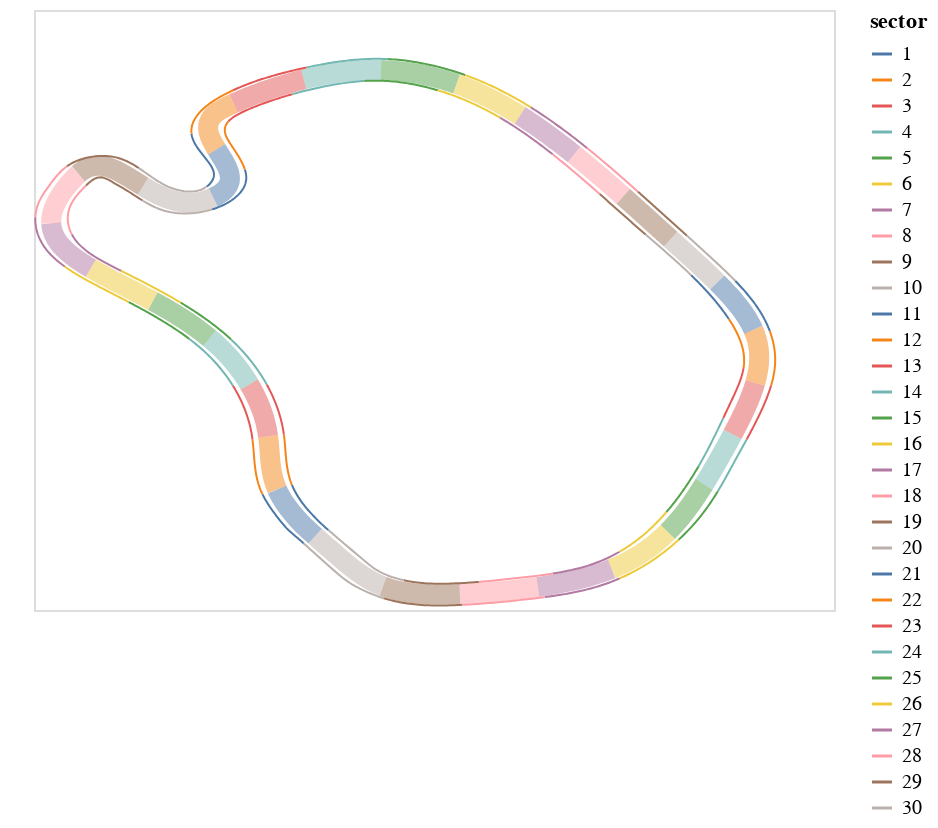

Notebook cell for this chart:
### Code cell
curve_options = {
    "middle": c.middle_curve,
    "interior": c.interior_curve,
    "exterior": c.exterior_curve,
}

df = pd.DataFrame(columns=["x", "y", "sector", "index", "curve"])

for track_name, track in curve_options.items():
    start = track.t[0]
    end = track.t[-1]
    precision = 1000
    sectors = 30
    curve_df = pd.DataFrame(columns=["x", "y", "sector", "index"])

    for i in range(sectors):
        sector_start = start if i == 0 else end * i/sectors
        sector_end = end * (i+1)/sectors
        sector = np.linspace(sector_start, sector_end, num=precision//sectors)
        gamma = track(sector)
        sector_df = pd.DataFrame(gamma, columns=["x", "y"])
        sector_df["index"] = sector_df.index
        sector_df["sector"] = i + 1
        curve_df = pd.concat([curve_df, sector_df])

    curve_df["curve"] = track_name
    df = pd.concat([df, curve_df])

alt.Chart(df).mark_line().encode(
    x=alt.X("x", axis=None),
    y=alt.Y("y", axis=None),
    color=alt.Color("sector:N"),
    order="index",
    detail="curve:N",
    strokeWidth=alt.condition(
        alt.datum.curve == "middle",
        alt.value(10),
        alt.value(1)),
    strokeOpacity=alt.condition(
        alt.datum.curve == "middle",
        alt.value(0.5),
        alt.value(1))  
)

### Figure 1 — Vega-Lite specification as saved in the notebook (floating-point values rounded to 4 significant figures; data arrays with more than 128 entries replaced by an {"elided": "..."} marker saying what was removed)
{"config": {"view": {"continuousWidth": 400, "continuousHeight": 300}}, "data": {"name": "data-239764e98b831bbb05b9cce7525e3295"}, "mark": "line", "encoding": {"color": {"field": "sector", "type": "nominal"}, "detail": {"field": "curve", "type": "nominal"}, "order": {"field": "index", "type": "quantitative"}, "strokeOpacity": {"condition": {"value": 0.5, "test": "(datum.curve === 'middle')"}, "value": 1}, "strokeWidth": {"condition": {"value": 10, "test": "(datum.curve === 'middle')"}, "value": 1}, "x": {"axis": null, "field": "x", "type": "quantitative"}, "y": {"axis": null, "field": "y", "type": "quantitative"}}, "$schema": "https://vega.github.io/schema/vega-lite/v4.17.0.json", "datasets": {"data-239764e98b831bbb05b9cce7525e3295": {"elided": "2970 records"}}}
